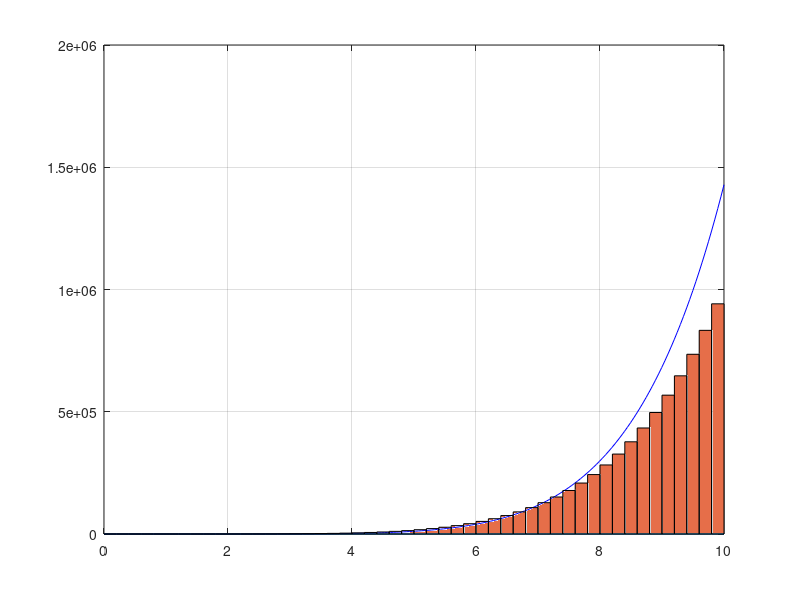

Reproduce this figure in MATLAB. (Note: this script raises an error after producing the figure.)
fun = @(x) x.^6;
fun1= @(x) 1/7*x.^7;
q=integral(fun,0,10);

x=linspace(0,10,200);
 plot(x,fun1(x),'b')

hold on
grid on;
plot(x,zeros(size(x)))

for v = 0.0:0.2:9.8
    rectangle('Position',[v 0 0.2 fun(v+0.1)],'FaceColor','#E66E49')
end
ax = gca;
ax.XAxisLocation = 'origin';
ax.YAxisLocation = 'origin';

plot(x,fun(x),'r');
hold off;
